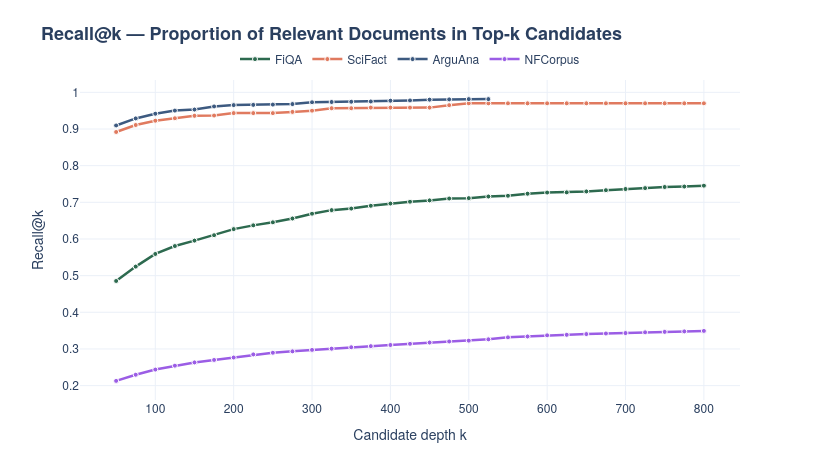

The cell this chart's notebook holds for it:
### Markdown cell above
## 3 — Recall@k per Dataset

### Code cell
fig = go.Figure()

for ds in DATASETS:
    df = recall_data[ds]
    fig.add_trace(go.Scatter(
        x=df["k"], y=df["Recall@k"],
        name=ds,
        line=dict(color=COLORS[ds], width=2.5),
        mode="lines+markers",
        marker=dict(
            color=COLORS[ds], size=5,
            line=dict(color="white", width=1),
        ),
        hovertemplate=(
            f"<b>{ds}</b><br>k=%{{x}}<br>Recall@k=%{{y:.4f}}<extra></extra>"
        ),
    ))

fig.update_xaxes(title_text="Candidate depth k")
fig.update_yaxes(title_text="Recall@k")

style_layout(fig,
    "Recall@k — Proportion of Relevant Documents in Top-k Candidates")
fig.show()

### Figure 1 — Plotly figure (JSON) as saved in the notebook; plotly's stock layout.template omitted (floating-point values rounded to 4 significant figures)
{"data": [{"hovertemplate": "<b>FiQA</b><br>k=%{x}<br>Recall@k=%{y:.4f}<extra></extra>", "line": {"color": "#2D6A4F", "width": 2.5}, "marker": {"color": "#2D6A4F", "line": {"color": "white", "width": 1}, "size": 5}, "mode": "lines+markers", "name": "FiQA", "x": [50, 75, 100, 125, 150, 175, 200, 225, 250, 275, 300, 325, 350, 375, 400, 425, 450, 475, 500, 525, 550, 575, 600, 625, 650, 675, 700, 725, 750, 775, 800], "y": [0.4855, 0.5247, 0.5592, 0.5808, 0.5956, 0.6103, 0.6269, 0.6372, 0.6455, 0.6559, 0.669, 0.6787, 0.6829, 0.6906, 0.6966, 0.7016, 0.7053, 0.7104, 0.7114, 0.7159, 0.7179, 0.7235, 0.7267, 0.7272, 0.7297, 0.7331, 0.7363, 0.7388, 0.7418, 0.743, 0.7454], "type": "scatter"}, {"hovertemplate": "<b>SciFact</b><br>k=%{x}<br>Recall@k=%{y:.4f}<extra></extra>", "line": {"color": "#E07A5F", "width": 2.5}, "marker": {"color": "#E07A5F", "line": {"color": "white", "width": 1}, "size": 5}, "mode": "lines+markers", "name": "SciFact", "x": [50, 75, 100, 125, 150, 175, 200, 225, 250, 275, 300, 325, 350, 375, 400, 425, 450, 475, 500, 525, 550, 575, 600, 625, 650, 675, 700, 725, 750, 775, 800], "y": [0.8919, 0.9109, 0.9227, 0.9293, 0.936, 0.9367, 0.9433, 0.9433, 0.9433, 0.9467, 0.95, 0.9567, 0.9567, 0.9583, 0.9583, 0.9583, 0.9583, 0.965, 0.97, 0.97, 0.97, 0.97, 0.97, 0.97, 0.97, 0.97, 0.97, 0.97, 0.97, 0.97, 0.97], "type": "scatter"}, {"hovertemplate": "<b>ArguAna</b><br>k=%{x}<br>Recall@k=%{y:.4f}<extra></extra>", "line": {"color": "#3D5A80", "width": 2.5}, "marker": {"color": "#3D5A80", "line": {"color": "white", "width": 1}, "size": 5}, "mode": "lines+markers", "name": "ArguAna", "x": [50, 75, 100, 125, 150, 175, 200, 225, 250, 275, 300, 325, 350, 375, 400, 425, 450, 475, 500, 525], "y": [0.9097, 0.9289, 0.9417, 0.9502, 0.9531, 0.9616, 0.9651, 0.9659, 0.9666, 0.968, 0.973, 0.9737, 0.9744, 0.9751, 0.9772, 0.978, 0.9801, 0.9808, 0.9815, 0.9815], "type": "scatter"}, {"hovertemplate": "<b>NFCorpus</b><br>k=%{x}<br>Recall@k=%{y:.4f}<extra></extra>", "line": {"color": "#9B5DE5", "width": 2.5}, "marker": {"color": "#9B5DE5", "line": {"color": "white", "width": 1}, "size": 5}, "mode": "lines+markers", "name": "NFCorpus", "x": [50, 75, 100, 125, 150, 175, 200, 225, 250, 275, 300, 325, 350, 375, 400, 425, 450, 475, 500, 525, 550, 575, 600, 625, 650, 675, 700, 725, 750, 775, 800], "y": [0.213, 0.2297, 0.2438, 0.2545, 0.2633, 0.2701, 0.2767, 0.2851, 0.2897, 0.2935, 0.2975, 0.3008, 0.3047, 0.3077, 0.3109, 0.3141, 0.3175, 0.3204, 0.3227, 0.3263, 0.3317, 0.3341, 0.3372, 0.3387, 0.3406, 0.3422, 0.3434, 0.3454, 0.3467, 0.348, 0.3493], "type": "scatter"}], "layout": {"xaxis": {"title": {"text": "Candidate depth k"}}, "yaxis": {"title": {"text": "Recall@k"}}, "title": {"font": {"size": 18}, "text": "<b>Recall@k — Proportion of Relevant Documents in Top-k Candidates</b>"}, "font": {"family": "Helvetica Neue, Segoe UI, sans-serif"}, "margin": {"t": 80, "b": 60}, "legend": {"orientation": "h", "yanchor": "bottom", "y": 1.02, "xanchor": "center", "x": 0.5}, "width": 820, "height": 460}}
